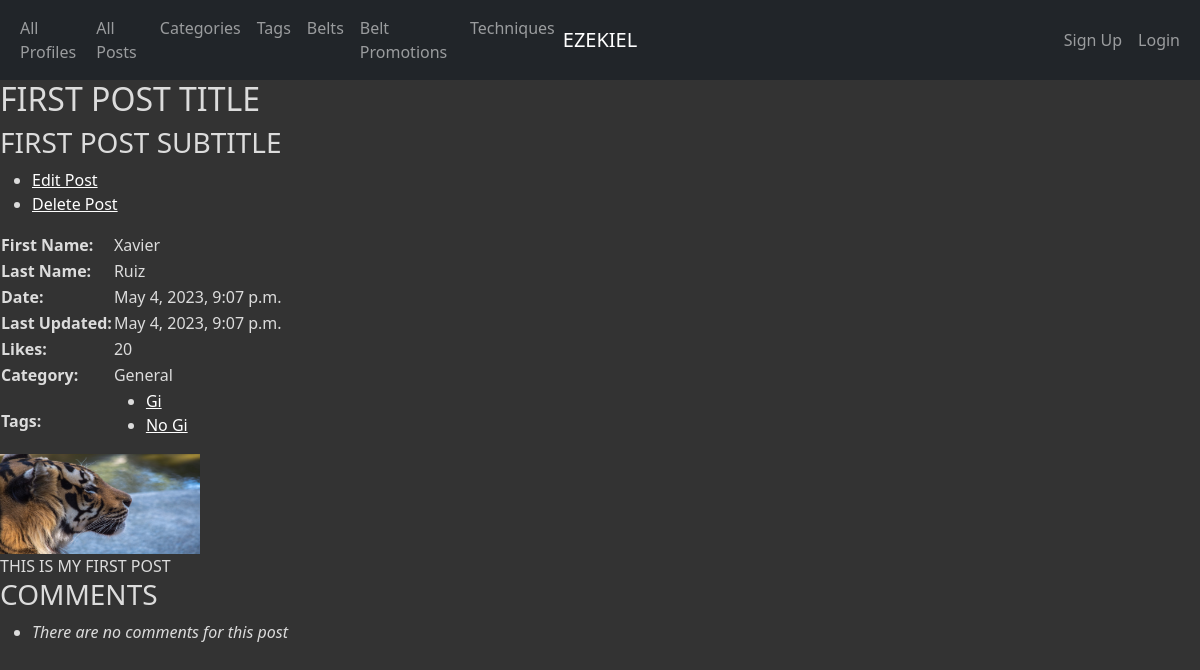
The app's page /posts/1/, older data.
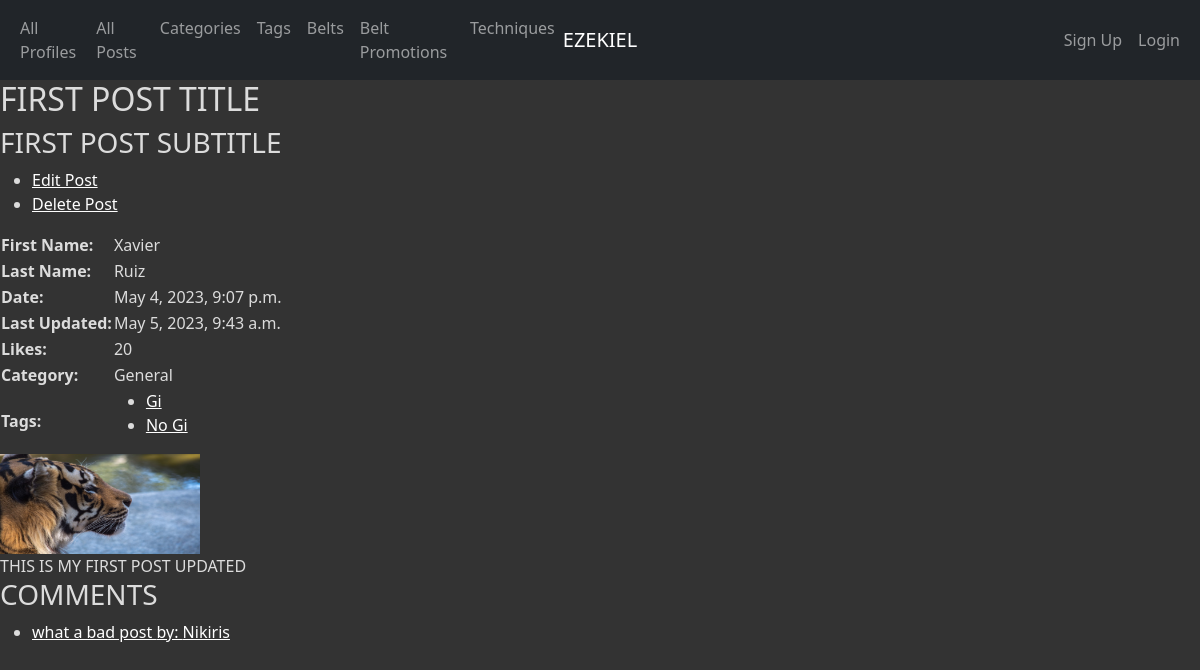
The same page, newer data.
### app_info/models.py (models this page shows, shortened)
class Post(models.Model):
    post_id = models.AutoField(primary_key=True)
    text = models.TextField()
    image = models.ImageField(default="")
    created_at = models.DateTimeField(auto_now_add=True)
    updated_at = models.DateTimeField(auto_now=True)
    likes = models.IntegerField(default=0)
    title = models.CharField(max_length=45)
    subtitle = models.CharField(max_length=45)
    profile = models.ForeignKey(Profile, related_name='posts', on_delete=models.CASCADE)
    categories = models.ForeignKey(Category, related_name='posts', on_delete=models.PROTECT)
    tags = models.ManyToManyField(Tag)
    def get_update_url(self):
        return reverse('app_info_post_update_urlpattern',
                       kwargs={'pk': self.pk}
                       )
    def get_delete_url(self):
        return reverse('app_info_post_delete_urlpattern',
                       kwargs={'pk': self.pk}
                       )
    class Meta:
        ordering = ['title']

class Tag(models.Model):
    tag_id = models.AutoField(primary_key=True)
    name = models.CharField(max_length=45)
    def get_absolute_url(self):
        return reverse('app_info_tag_detail_urlpattern',
                       kwargs={'pk': self.pk}
                       )
    class Meta:
        ordering = ['name']

class Profile(AbstractUser):
    profile_id = models.AutoField(primary_key=True)
    first_name = models.CharField(max_length=45)
    last_name = models.CharField(max_length=45)
    join_date = models.DateTimeField(default=timezone.now)
    profile_picture = models.ImageField(default="")
    banner_picture = models.ImageField(default="")
    belt = models.ForeignKey(Belt, related_name='profiles', on_delete=models.PROTECT)
    class Meta:
        ordering = ['first_name']

class Category(models.Model):
    category_id = models.AutoField(primary_key=True)
    name = models.CharField(max_length=45)
    def __str__(self):
        return '%s' % (self.name)
    class Meta:
        ordering = ['name']

class Comment(models.Model):
    comment_id = models.AutoField(primary_key=True)
    text = models.TextField(default='')
    profile = models.ForeignKey(Profile, related_name='comments', on_delete=models.CASCADE)
    post = models.ForeignKey(Post, related_name='comments', on_delete=models.CASCADE)
    likes = models.IntegerField(default=0)
    class Meta:
        ordering = ['text']

### app_info/views.py (the view, shortened to what this page needs)
class PostDetail(FormMixin, DetailView):
    model = Post
    form_class = CommentForm
    def get_context_data(self, **kwargs):
        context = super(DetailView, self).get_context_data(**kwargs)
        post = self.get_object()
        text = post.text
        image = post.image
        created_at = post.created_at
        updated_at = post.updated_at
        likes = post.likes
        title = post.title
        subtitle = post.subtitle
        profile = post.profile
        categories = post.categories
        tags = post.tags.all()
        comments = post.comments.all()
        context['form'] = self.get_form()
        context['text'] = text
        context['image'] = image
        context['created_at'] = created_at
        context['updated_at'] = updated_at
        context['likes'] = likes
        context['title'] = title
        context['subtitle'] = subtitle
        context['profile'] = profile
        context['categories'] = categories
        context['tags'] = tags
        context['comments'] = comments
        return context

### app_info/templates/app_info/post_detail.html (shortened to what this page needs)
{% extends 'app_info/base.html' %}
{% block content %}
    <section class="page-content">
    <h2>{{ post.title }}</h2>
    <h3>{{ post.subtitle }}</h3>
    <ul class="inline">
        <li>
          <a
              href="{{ post.get_update_url }}"
              class="button button-primary">
            Edit Post</a></li>
        <li>
          <a
              href="{{ post.get_delete_url }}"
              class="button button-primary">
            Delete Post</a></li>
    </ul>
    <section>
        <table>
            <tr>
                <th>First Name:</th>
                <td>{{ post.profile.first_name }}</td>
            </tr>
            <tr>
                <th>Last Name:</th>
                <td>{{ post.profile.last_name }}</td>
            </tr>
            <tr>
                <th>Date:</th>
                <td>{{ post.created_at }}</td>
            </tr>
            <tr>
                <th>Last Updated:</th>
                <td>{{ post.updated_at }}</td>
            </tr>
            <tr>
                <th>Likes:</th>
                <td>{{ post.likes }}</td>
            </tr>
            <tr>
                <th>Category:</th>
                <td>{{ post.categories }}</td>
            </tr>
            <tr>
                <th>Tags:</th>
                <td>
                    <ul>
                        {% for tag in tags %}
                        <li>
                            <a href="{{ tag.get_absolute_url }}">{{ tag.name }}</a>
                        </li>
                        {% empty %}
                        <li><em>There are no tags for this post</em></li>
                        {% endfor %}
                    </ul>
                </td>
            </tr>
        </table>
    </section>
    <section>
        <img src="{{ post.image.url }}" class="img-responsive" style="width: 200px; height: 100px;" />
    </section>
    <section>
        <div>{{ post.text }}</div>
    </section>
    <section>
        <h3>COMMENTS</h3>
            <ul>
            {% for comment in comments %}
            <li>
                <a href="">{{ comment.text }} by: {{ comment.profile.username }}</a>
            </li>
            {% empty %}
            <li><em>There are no comments for this post</em></li>
            {% endfor %}
        </ul>
    </section>
    </section>
{% endblock %}

Row changes from the older to the newer data that the page shows:
changed Post "FIRST POST TITLE": updated_at "May 4, 2023, 9:07 p.m." → "May 5, 2023, 9:43 a.m."; text "THIS IS MY FIRST POST" → "THIS IS MY FIRST POST UPDATED"
added Comment: text "what a bad post", profile.username "Nikiris"
Text that changed along with them:
text no longer shown: "There are no comments for this post"
